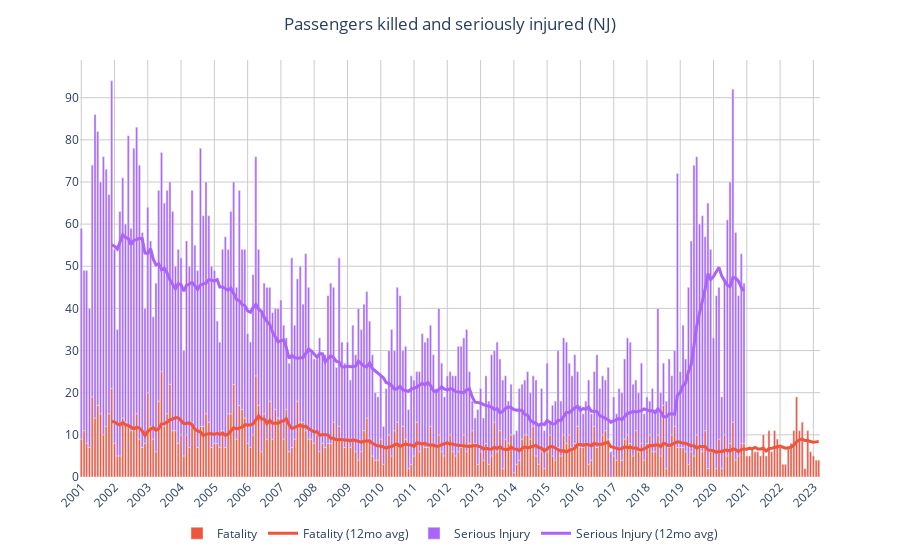
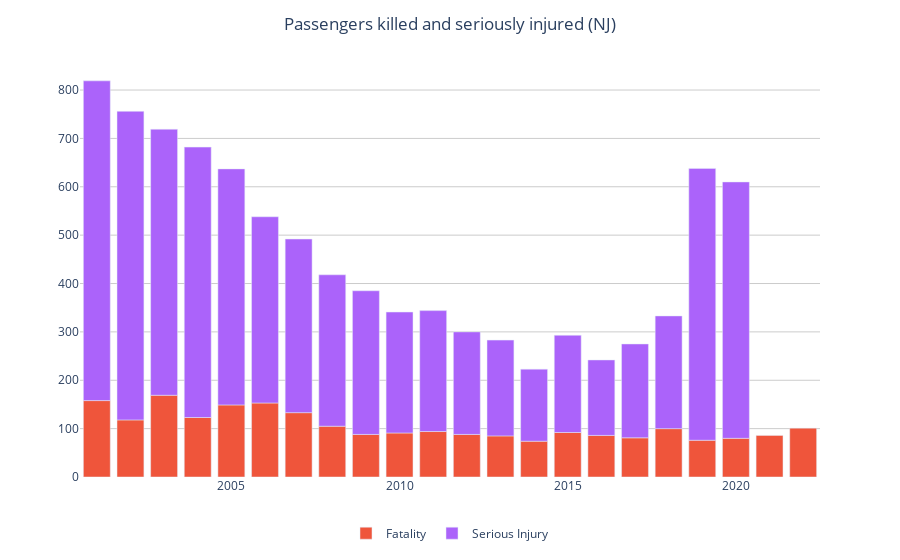
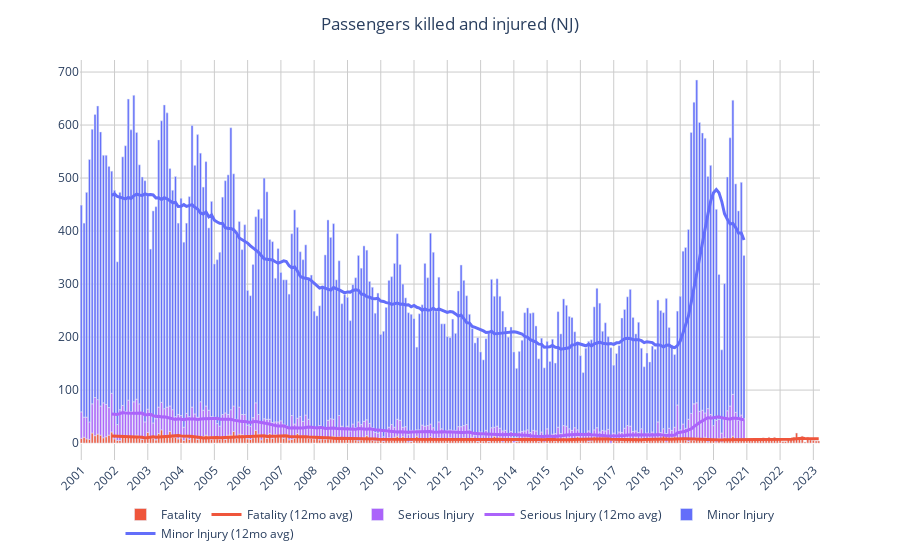
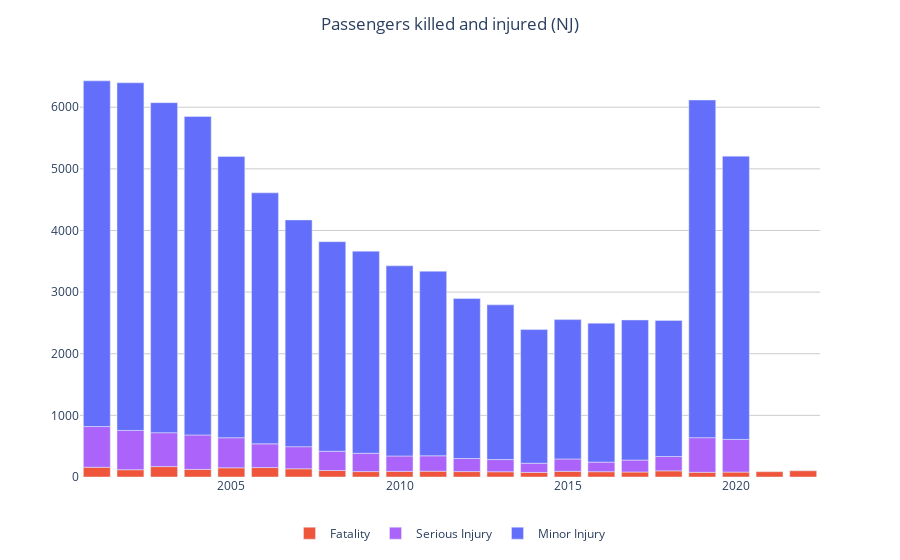

These figures' notebook cell, in order:
### Markdown cell above
### Passengers

### Code cell
typ_plots(aoi, 'Passengers')

### Figure 1 — Plotly figure (JSON) as saved in the notebook; plotly's stock layout.template omitted (floating-point values rounded to 4 significant figures; data arrays with more than 128 entries replaced by an {"elided": "..."} marker saying what was removed)
{"data": [{"alignmentgroup": "True", "hovertemplate": "%{y:,d}", "legendgroup": "Fatality", "legendrank": 100, "marker": {"color": "#EF553B", "pattern": {"shape": ""}}, "name": "Fatality", "offsetgroup": "Fatality", "orientation": "v", "showlegend": true, "textposition": "auto", "type": "bar", "x": {"elided": "267 str values"}, "xaxis": "x", "y": {"elided": "267 int values"}, "yaxis": "y"}, {"alignmentgroup": "True", "hovertemplate": "%{y:,d}", "legendgroup": "Serious Injury", "legendrank": 102, "marker": {"color": "#AB63FA", "pattern": {"shape": ""}}, "name": "Serious Injury", "offsetgroup": "Serious Injury", "orientation": "v", "showlegend": true, "textposition": "auto", "type": "bar", "x": {"elided": "267 str values"}, "xaxis": "x", "y": {"elided": "267 int values"}, "yaxis": "y"}, {"legendrank": 101, "line": {"color": "#EF553B", "width": 3}, "name": "Fatality (12mo avg)", "type": "scatter", "x": {"elided": "267 str values"}, "y": {"elided": "267 float values"}}, {"legendrank": 103, "line": {"color": "#AB63FA", "width": 3}, "name": "Serious Injury (12mo avg)", "type": "scatter", "x": {"elided": "267 str values"}, "y": {"elided": "267 float values"}}], "layout": {"barmode": "relative", "hovermode": "x", "legend": {"orientation": "h", "title": {"text": ""}, "tracegroupgap": 0, "x": 0.5, "xanchor": "center"}, "margin": {"t": 60}, "plot_bgcolor": "white", "title": {"text": "Passengers killed and seriously injured (NJ)", "x": 0.5}, "xaxis": {"anchor": "y", "domain": [0, 1], "gridcolor": "#ccc", "tickangle": -45, "tickmode": "array", "ticktext": [2001, 2002, 2003, 2004, 2005, 2006, 2007, 2008, 2009, 2010, 2011, 2012, 2013, 2014, 2015, 2016, 2017, 2018, 2019, 2020, 2021, 2022, 2023], "tickvals": [2001, 2002, 2003, 2004, 2005, 2006, 2007, 2008, 2009, 2010, 2011, 2012, 2013, 2014, 2015, 2016, 2017, 2018, 2019, 2020, 2021, 2022, 2023], "title": {"text": ""}}, "yaxis": {"anchor": "x", "domain": [0, 1], "gridcolor": "#ccc", "title": {"text": ""}}}}

### Figure 2 — Plotly figure (JSON) as saved in the notebook; plotly's stock layout.template omitted (floating-point values rounded to 4 significant figures)
{"data": [{"alignmentgroup": "True", "hovertemplate": "%{y:,d}", "legendgroup": "Fatality", "marker": {"color": "#EF553B", "pattern": {"shape": ""}}, "name": "Fatality", "offsetgroup": "Fatality", "orientation": "v", "showlegend": true, "textposition": "auto", "type": "bar", "x": [2001, 2002, 2003, 2004, 2005, 2006, 2007, 2008, 2009, 2010, 2011, 2012, 2013, 2014, 2015, 2016, 2017, 2018, 2019, 2020, 2021, 2022], "xaxis": "x", "y": [158, 118, 169, 123, 149, 153, 133, 105, 88, 91, 94, 88, 85, 74, 92, 86, 81, 100, 76, 80, 86, 101], "yaxis": "y"}, {"alignmentgroup": "True", "hovertemplate": "%{y:,d}", "legendgroup": "Serious Injury", "marker": {"color": "#AB63FA", "pattern": {"shape": ""}}, "name": "Serious Injury", "offsetgroup": "Serious Injury", "orientation": "v", "showlegend": true, "textposition": "auto", "type": "bar", "x": [2001, 2002, 2003, 2004, 2005, 2006, 2007, 2008, 2009, 2010, 2011, 2012, 2013, 2014, 2015, 2016, 2017, 2018, 2019, 2020, 2021, 2022], "xaxis": "x", "y": [661, 638, 550, 559, 488, 385, 359, 313, 297, 250, 250, 212, 198, 149, 201, 156, 194, 233, 562, 530, null, null], "yaxis": "y"}], "layout": {"barmode": "relative", "hovermode": "x", "legend": {"orientation": "h", "title": {"text": ""}, "tracegroupgap": 0, "x": 0.5, "xanchor": "center"}, "margin": {"t": 60}, "plot_bgcolor": "white", "title": {"text": "Passengers killed and seriously injured (NJ)", "x": 0.5}, "xaxis": {"anchor": "y", "domain": [0, 1], "title": {"text": ""}}, "yaxis": {"anchor": "x", "domain": [0, 1], "gridcolor": "#ccc", "title": {"text": ""}}}}

### Figure 3 — Plotly figure (JSON) as saved in the notebook; plotly's stock layout.template omitted (floating-point values rounded to 4 significant figures; data arrays with more than 128 entries replaced by an {"elided": "..."} marker saying what was removed)
{"data": [{"alignmentgroup": "True", "hovertemplate": "%{y:,d}", "legendgroup": "Fatality", "legendrank": 100, "marker": {"color": "#EF553B", "pattern": {"shape": ""}}, "name": "Fatality", "offsetgroup": "Fatality", "orientation": "v", "showlegend": true, "textposition": "auto", "type": "bar", "x": {"elided": "267 str values"}, "xaxis": "x", "y": {"elided": "267 int values"}, "yaxis": "y"}, {"alignmentgroup": "True", "hovertemplate": "%{y:,d}", "legendgroup": "Serious Injury", "legendrank": 102, "marker": {"color": "#AB63FA", "pattern": {"shape": ""}}, "name": "Serious Injury", "offsetgroup": "Serious Injury", "orientation": "v", "showlegend": true, "textposition": "auto", "type": "bar", "x": {"elided": "267 str values"}, "xaxis": "x", "y": {"elided": "267 int values"}, "yaxis": "y"}, {"alignmentgroup": "True", "hovertemplate": "%{y:,d}", "legendgroup": "Minor Injury", "legendrank": 104, "marker": {"color": "#636EFA", "pattern": {"shape": ""}}, "name": "Minor Injury", "offsetgroup": "Minor Injury", "orientation": "v", "showlegend": true, "textposition": "auto", "type": "bar", "x": {"elided": "267 str values"}, "xaxis": "x", "y": {"elided": "267 int values"}, "yaxis": "y"}, {"legendrank": 101, "line": {"color": "#EF553B", "width": 3}, "name": "Fatality (12mo avg)", "type": "scatter", "x": {"elided": "267 str values"}, "y": {"elided": "267 float values"}}, {"legendrank": 103, "line": {"color": "#AB63FA", "width": 3}, "name": "Serious Injury (12mo avg)", "type": "scatter", "x": {"elided": "267 str values"}, "y": {"elided": "267 float values"}}, {"legendrank": 105, "line": {"color": "#636EFA", "width": 3}, "name": "Minor Injury (12mo avg)", "type": "scatter", "x": {"elided": "267 str values"}, "y": {"elided": "267 float values"}}], "layout": {"barmode": "relative", "hovermode": "x", "legend": {"orientation": "h", "title": {"text": ""}, "tracegroupgap": 0, "x": 0.5, "xanchor": "center"}, "margin": {"t": 60}, "plot_bgcolor": "white", "title": {"text": "Passengers killed and injured (NJ)", "x": 0.5}, "xaxis": {"anchor": "y", "domain": [0, 1], "gridcolor": "#ccc", "tickangle": -45, "tickmode": "array", "ticktext": [2001, 2002, 2003, 2004, 2005, 2006, 2007, 2008, 2009, 2010, 2011, 2012, 2013, 2014, 2015, 2016, 2017, 2018, 2019, 2020, 2021, 2022, 2023], "tickvals": [2001, 2002, 2003, 2004, 2005, 2006, 2007, 2008, 2009, 2010, 2011, 2012, 2013, 2014, 2015, 2016, 2017, 2018, 2019, 2020, 2021, 2022, 2023], "title": {"text": ""}}, "yaxis": {"anchor": "x", "domain": [0, 1], "gridcolor": "#ccc", "title": {"text": ""}}}}

### Figure 4 — Plotly figure (JSON) as saved in the notebook; plotly's stock layout.template omitted (floating-point values rounded to 4 significant figures)
{"data": [{"alignmentgroup": "True", "hovertemplate": "%{y:,d}", "legendgroup": "Fatality", "marker": {"color": "#EF553B", "pattern": {"shape": ""}}, "name": "Fatality", "offsetgroup": "Fatality", "orientation": "v", "showlegend": true, "textposition": "auto", "type": "bar", "x": [2001, 2002, 2003, 2004, 2005, 2006, 2007, 2008, 2009, 2010, 2011, 2012, 2013, 2014, 2015, 2016, 2017, 2018, 2019, 2020, 2021, 2022], "xaxis": "x", "y": [158, 118, 169, 123, 149, 153, 133, 105, 88, 91, 94, 88, 85, 74, 92, 86, 81, 100, 76, 80, 86, 101], "yaxis": "y"}, {"alignmentgroup": "True", "hovertemplate": "%{y:,d}", "legendgroup": "Serious Injury", "marker": {"color": "#AB63FA", "pattern": {"shape": ""}}, "name": "Serious Injury", "offsetgroup": "Serious Injury", "orientation": "v", "showlegend": true, "textposition": "auto", "type": "bar", "x": [2001, 2002, 2003, 2004, 2005, 2006, 2007, 2008, 2009, 2010, 2011, 2012, 2013, 2014, 2015, 2016, 2017, 2018, 2019, 2020, 2021, 2022], "xaxis": "x", "y": [661, 638, 550, 559, 488, 385, 359, 313, 297, 250, 250, 212, 198, 149, 201, 156, 194, 233, 562, 530, null, null], "yaxis": "y"}, {"alignmentgroup": "True", "hovertemplate": "%{y:,d}", "legendgroup": "Minor Injury", "marker": {"color": "#636EFA", "pattern": {"shape": ""}}, "name": "Minor Injury", "offsetgroup": "Minor Injury", "orientation": "v", "showlegend": true, "textposition": "auto", "type": "bar", "x": [2001, 2002, 2003, 2004, 2005, 2006, 2007, 2008, 2009, 2010, 2011, 2012, 2013, 2014, 2015, 2016, 2017, 2018, 2019, 2020, 2021, 2022], "xaxis": "x", "y": [5609, 5641, 5355, 5167, 4563, 4073, 3679, 3400, 3279, 3086, 2995, 2596, 2510, 2169, 2261, 2254, 2273, 2208, 5479, 4596, null, null], "yaxis": "y"}], "layout": {"barmode": "relative", "hovermode": "x", "legend": {"orientation": "h", "title": {"text": ""}, "tracegroupgap": 0, "x": 0.5, "xanchor": "center"}, "margin": {"t": 60}, "plot_bgcolor": "white", "title": {"text": "Passengers killed and injured (NJ)", "x": 0.5}, "xaxis": {"anchor": "y", "domain": [0, 1], "title": {"text": ""}}, "yaxis": {"anchor": "x", "domain": [0, 1], "gridcolor": "#ccc", "title": {"text": ""}}}}
